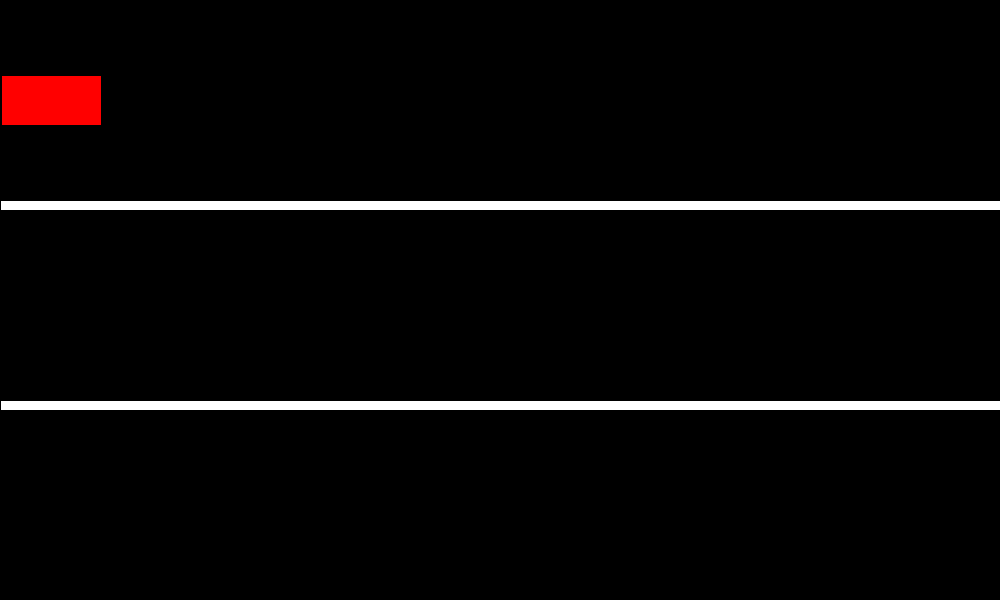
Frame 1 (no input)
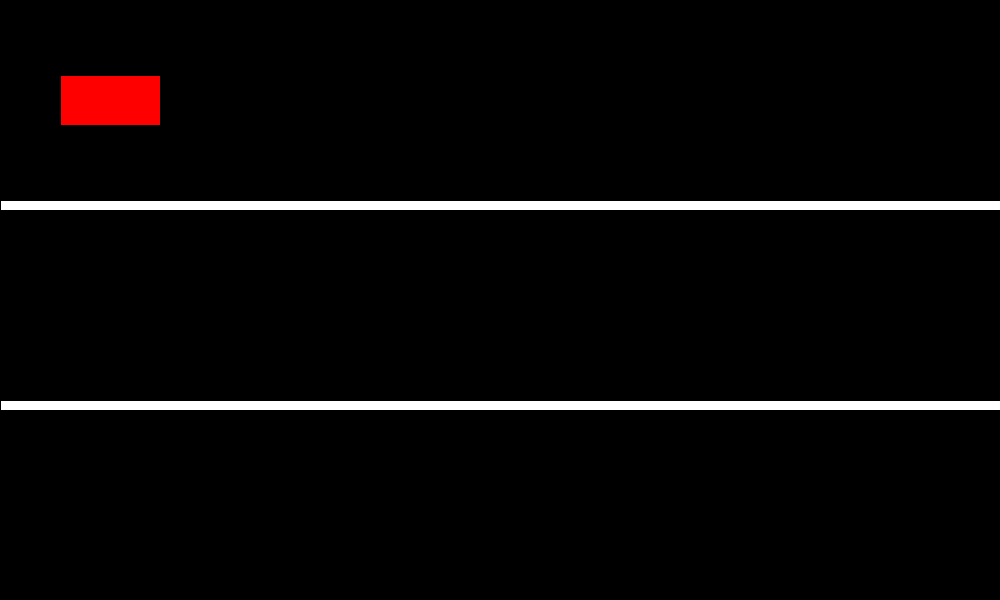
Frame 60 (the mouse pressed at the canvas centre just before this capture)
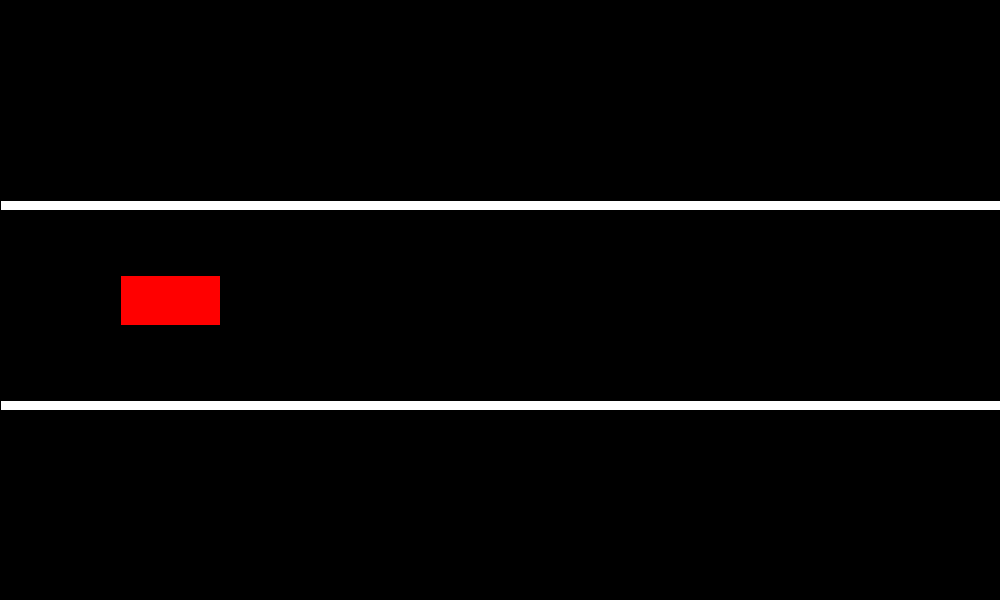
Frame 120 (the mouse held since frame 60 and released just before this capture)

The Processing sketch that drew these frames (run headless with seeded random() and noise(); from frame 60 on, the mouse is pressed at the canvas centre):

// Processing sketch: GTA_6_leaked_demo
// ── GTA_6_leaked_demo.pde
//**VIGTIGT**
//Læs console output for instruktioner.


float CarPosX, CarPosY = 75;
float Speed = 1;
float CopSway;
int EscapeOMeter=0;
boolean Escape;

void setup() {
  size(1000, 600);

  print("Hold 1 nede for at sætte farten bagud, 2 for at sænke farten, 3 for at sætte farten op.\nPrøv at sætte farten op over 10.");
}

void draw() {
  CarPosX+=Speed;
  if (CarPosX>width) {
    CarPosX=0;
  }

  clear();

  background(0);
  fill(255);
  rect(0, 200, width, 10);
  rect(0, 400, width, 10);

  fill(255, 0, 0);
  rect(CarPosX, CarPosY, 100, 50);

  if (EscapeOMeter>5&Speed>20) {
    Escape=true;
    println("Du undslap! Nu kan du køre så hurtigt du vil.");
  }

  if (Speed>10&Escape!=true) {
    CopSway+=random(-1, 1);
    if (CopSway<10) {
      CopSway+=random(2, 0);
    }
    if (CopSway>-10) {
      CopSway+=random(0, -2);
    }

    fill(0, 0, 255);
    rect(CarPosX-150, CarPosY-CopSway, 100, 50);
    println("Politiet er efter dig fordi du brød fartgrænsen... Kør hurtigere for at undslippe.");
  }

  if (Speed>20&Escape!=true) {
    Speed=21;
    fill(0, 200, 0);
    rect(CarPosX-300, CarPosY, 100, 70);
    println("Fordi vi er på et filmsæt i Hollywood, er der nu også en tank. Spørg ikke hvorfor den kører så hurtigt.\nPrøv at skifte mellem vejbaner for at ryste dem af...");
  }
  
  if(Escape&Speed>50){
    println("\n\n\n\nDu kørte for hurtigt og havnede i et biluheld. Jeg sagde at du kunne køre så hurtigt du ville, men det er ikke ensbetydende med at du ikke skulle passe på med det...");
    exit();
  }
}

void mousePressed() {
  if (mouseY>400) {
    CarPosY=500;
    EscapeOMeter++;
  } else if (mouseY>200) {
    CarPosY=275;
    EscapeOMeter++;
  } else if (mouseY>0) {
    CarPosY=75;
    EscapeOMeter++;
  }
  //Kunne man bruge cases til at tjekke om en værdi er større end? Det virker mere optimalt.
}

void keyPressed() {
  if (key=='1') {
    Speed--;
  } else if (key=='2') {
    Speed*=0.9;
  } else if (key=='3') {
    Speed++;
    EscapeOMeter=0;
  }
}
